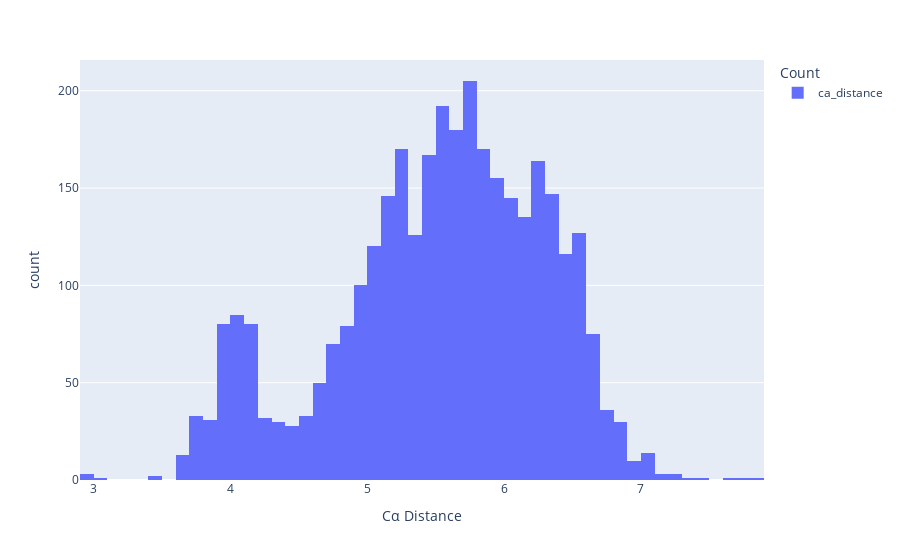

The notebook cell this image was saved under:
### Markdown cell above
Plotting $C_\alpha-C_\alpha$ distances

### Code cell
#
labels = {'value': 'Cα Distance', 'variable': 'Count'}
cols = ['ca_distance']
data = SS_df[cols].copy()
#px.histogram(SS_df['ca_distance'], labels=labels, template='plotly_dark')
px.histogram(SS_df['ca_distance'], labels=labels)

### Figure 1 — Plotly figure (JSON) as saved in the notebook; plotly's stock layout.template omitted (floating-point values rounded to 4 significant figures; data arrays with more than 128 entries replaced by an {"elided": "..."} marker saying what was removed)
{"data": [{"alignmentgroup": "True", "bingroup": "x", "hovertemplate": "Count=ca_distance<br>Cα Distance=%{x}<br>count=%{y}<extra></extra>", "legendgroup": "ca_distance", "marker": {"color": "#636efa", "pattern": {"shape": ""}}, "name": "ca_distance", "offsetgroup": "ca_distance", "orientation": "v", "showlegend": true, "type": "histogram", "x": {"elided": "3391 float values"}, "xaxis": "x", "yaxis": "y"}], "layout": {"barmode": "relative", "legend": {"title": {"text": "Count"}, "tracegroupgap": 0}, "margin": {"t": 60}, "xaxis": {"anchor": "y", "domain": [0, 1], "title": {"text": "Cα Distance"}}, "yaxis": {"anchor": "x", "domain": [0, 1], "title": {"text": "count"}}}}
